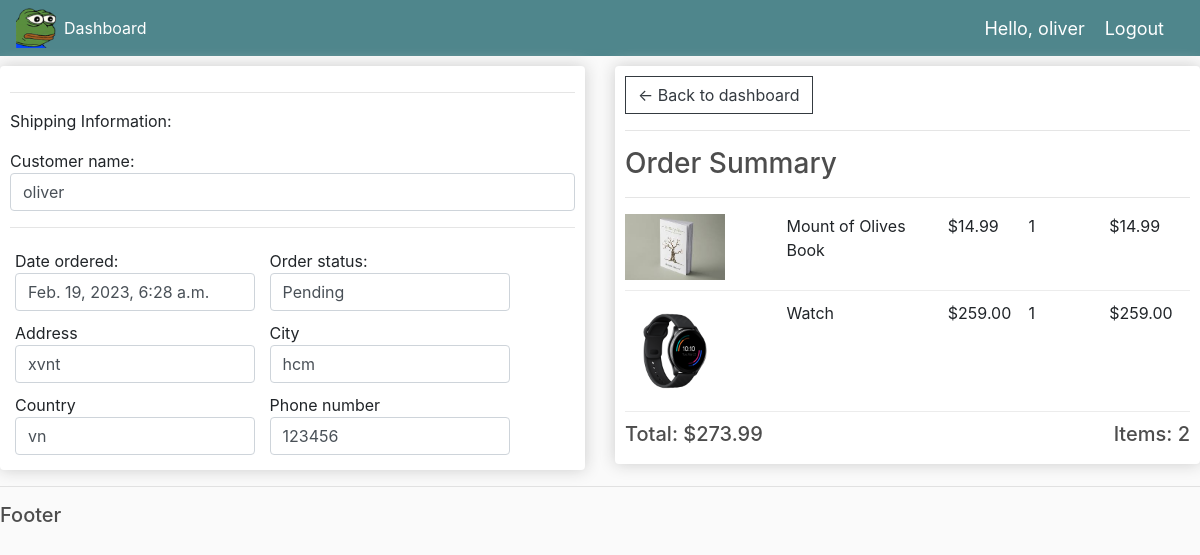
/orderDetails/2 (signed in), run on the app's committed database.
### store/models.py (models this page shows, shortened)
class Order(models.Model):
	STATUS = (
	('Pending', 'Pending'),
	('Out for delivery', 'Out for delivery'),
	('Delivered', 'Delivered'),
	)
	customer = models.ForeignKey(Customer, on_delete=models.SET_NULL, null=True, blank=True)
	date_ordered = models.DateTimeField(auto_now_add=True)
	complete = models.BooleanField(default=False)
	transaction_id = models.CharField(max_length=200, null=True)
	status = models.CharField(max_length=200, null=True, choices=STATUS, default='Pending')
	@property
	def get_cart_total(self):
		orderitems = self.orderitem_set.all()
		total = sum([item.get_total for item in orderitems])
		return total
	@property
	def get_cart_items(self):
		orderitems = self.orderitem_set.all()
		total = sum([item.quantity for item in orderitems])
		return total

class Customer(models.Model):
	user = models.OneToOneField(User, null=True, blank=True, on_delete=models.CASCADE)
	name = models.CharField(max_length=200, null=True)
	email = models.CharField(max_length=200)
	phone = models.CharField(max_length=200, null=True)
	def __str__(self):
		return str(self.user)

class ShippingAddress(models.Model):
	customer = models.ForeignKey(Customer, on_delete=models.SET_NULL, null=True, blank=True)
	order = models.ForeignKey(Order, on_delete=models.SET_NULL, null=True, blank=True)
	address = models.CharField(max_length=200)
	city = models.CharField(max_length=200)
	state = models.CharField(max_length=200)
	zipcode = models.CharField(max_length=200)
	date_added = models.DateTimeField(auto_now_add=True)

class OrderItem(models.Model):
	product = models.ForeignKey(Product, on_delete=models.SET_NULL, null=True)
	order = models.ForeignKey(Order, on_delete=models.SET_NULL, null=True)
	quantity = models.IntegerField(default=0, null=True, blank=True)
	date_added = models.DateTimeField(auto_now_add=True)
	@property
	def get_total(self):
		total = self.product.price * self.quantity
		return total

class Product(models.Model):
	name = models.CharField(max_length=200)
	price = models.DecimalField(max_digits=7, decimal_places=2)
	digital = models.BooleanField(default=False, null=True, blank=True)
	image = models.ImageField(null=True, blank=True)
	@property
	def imageURL(self):
		try:
			url = self.image.url
		except:
			url = ''
		return url

### store/views.py (the view)
# urls.py: path('orderDetails/<str:pk>', views.orderDetails, name = 'order'),
@login_required(login_url='login')
def orderDetails(request, pk):
	order = Order.objects.get(id=pk)
	shipping = ShippingAddress.objects.get(order=order)
	orderitem = order.orderitem_set.all()
	context = {'order':order, 'shipping':shipping, 'orderitem':orderitem}
	return render(request, 'store-manage/order_details.html', context)

### store/templates/store-manage/order_details.html
{% extends 'store-manage/main.html' %}
{% load static %}
{% block content %}
 <div class="row">
		<div class="col-lg-6">
			<div class="box-element" id="form-wrapper">
					<div id="shipping-info">
						<hr>
						<p>Shipping Information:</p>
						{% if order.customer == None %}
						<span class="form-control">Guest</span>
						{% else %}
						Customer name: <span class="form-control">{{order.customer}}</span>
						{% endif %}
						<hr>
						<div class="form-field">
							Date ordered: <span class="form-control">{{order.date_ordered}}</span>
						</div>
						<div class="form-field">
							Order status: <span class="form-control">{{order.status}}</span>
						</div>
						<div class="form-field">
							Address<span class="form-control">{{shipping.address}}</span>
						</div>
						<div class="form-field">
							City <span class="form-control">{{shipping.city}}</span>
						</div>
						<div class="form-field">
							Country<span class="form-control">{{shipping.state}}</span>
						</div>
						<div class="form-field">
							Phone number <span class="form-control">{{shipping.zipcode}}</span>
						</div>
					</div>
			</div>
		</div>
		<div class="col-lg-6">
			<div class="box-element">
				{% if request.user.is_staff %}
				<a href="{% url 'admin'%}" class="btn btn-outline-dark">&#x2190; Back to dashboard</a>
				<hr>
				{% else %}
				<a href="{% url 'customer' request.user.customer.id %}" class="btn btn-outline-dark">&#x2190; Back to profile</a>
				<hr>
				{% endif %}
				<h3>Order Summary</h3>
				<hr>
				{% for item in orderitem%}
				<div class="cart-row">
					<div style="flex:2"><img class="row-image" src="{{item.product.imageURL}}"></div>
					<div style="flex:2"><p>{{item.product.name}}</p></div>
					<div style="flex:1"><p>${{item.product.price|floatformat:2}}</p></div>
					<div style="flex:1"><p>{{item.quantity}}</p></div>
					<div style="flex:1">${{item.get_total|floatformat:2}}</div>
				</div>
				{% endfor %}
				<h5 style=" float:right">Items:   {{order.get_cart_items}}</h5>
				<h5>Total:   ${{order.get_cart_total|floatformat:2}}</h5>
			</div>
		</div>
	</div>
{% endblock %}

### store/templates/store-manage/navbar.html (shortened to what this page needs)
{% load static %}
<nav class="navbar navbar-expand-lg navbar-dark bg-dark">
  <img src="{% static 'images/BRUH.png'%}" alt="" width="40" height="40">
  <div class="collapse navbar-collapse" id="navbarNav">
    <ul class="navbar-nav">
      <li class="nav-item active">
        <a class="nav-link" href="{% url 'admin' %}">Dashboard </a>
      </li>
    </ul>
  </div>
  <span class="hello-msg">Hello, {{request.user}} </span>
  <span ><a class="hello-msg" href="{% url 'logout' %}">Logout</a></span>
</nav>

### static/css/main.css (style rules this page uses)
body { background-color: hsl(0, 0%, 98%); }
h1,h2,h3,h4,h5,h6 { color:hsl(0, 0%, 30%); }
.box-element { box-shadow:hsl(0, 0%, 80%) 0 0 16px; background-color: #fff; border-radius: 4px; padding: 10px; }
.bg-dark { background-color: #4f868c!important; }
.col-lg-4, .col-lg-6, .col-lg-8, .col-lg-12 { margin-top: 10px; }
.btn { border-radius: 0; }
.row-image { width: 100px; }
.form-field { width:250px; display: inline-block; padding: 5px; }
.cart-row { display: flex; align-items: flex-stretch; padding-bottom: 10px; margin-bottom: 10px; border-bottom: 1px solid #ececec; }

### store/templates/store-manage/navbar.html (style rules this page uses)
.hello-msg { font-size: 18px; color: #fff; margin-right: 20px; }

### data on the page
Order: customer "oliver", date_ordered "Feb. 19, 2023, 6:28 a.m.", status "Pending", get_cart_items "2", get_cart_total "273.99"
ShippingAddress: address "xvnt", city "hcm", state "vn", zipcode "123456"
OrderItem: product.imageURL (picture), product.name "Mount of Olives Book", product.price "14.99", quantity "1", get_total "14.99"
OrderItem: product.imageURL (picture), product.name "Watch", product.price "259.00", quantity "1", get_total "259.00"

### other printed values
{{ request.user }} "oliver"
